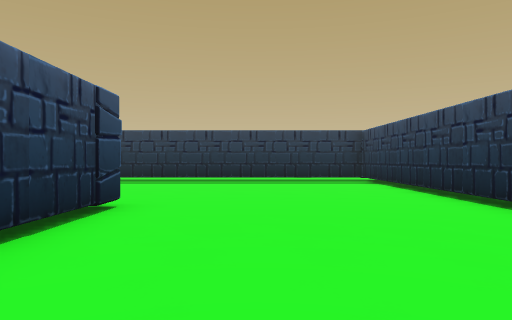
view 1 (above)

18 first-person views from a walk through a 3-D level made in the Godot game engine. The camera is 1.4 m above the floor, looks level and sees 70° across. The floor is counted in squares, 2 m on a side. Each view is taken from the middle of a square. On the plan, view 1 faces up. The plan holds only what a view shows up to about 11 squares ahead; the rest is blank. The place goes on beyond the plan. Flat picture figures and markers are not drawn. Some surface patterns are stand-ins.

view 2
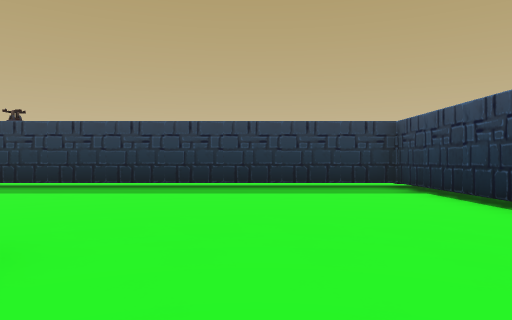

view 3
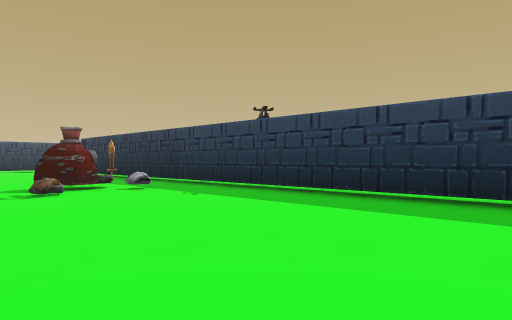

view 4
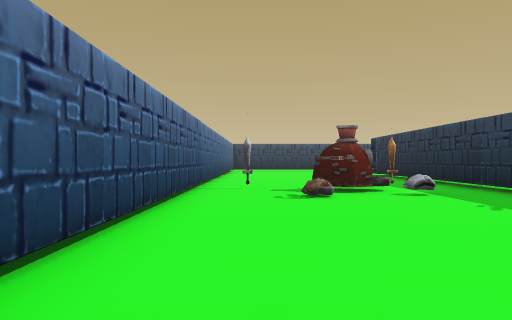

view 5
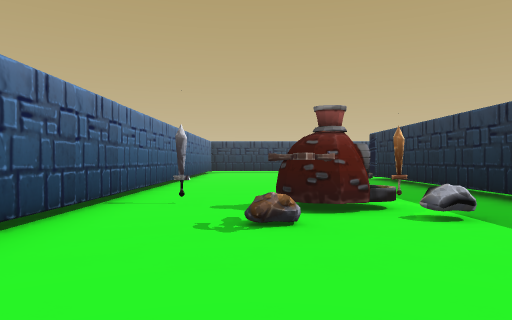

view 6
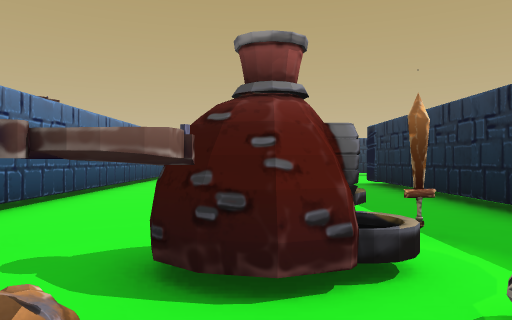

view 7
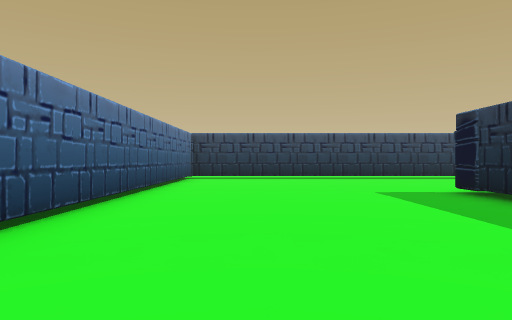

view 8
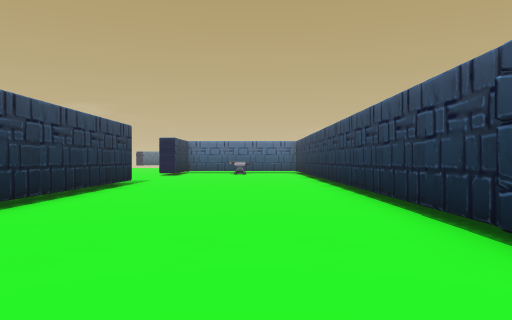

view 9
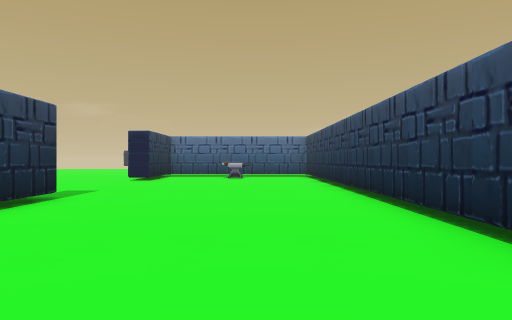

view 10
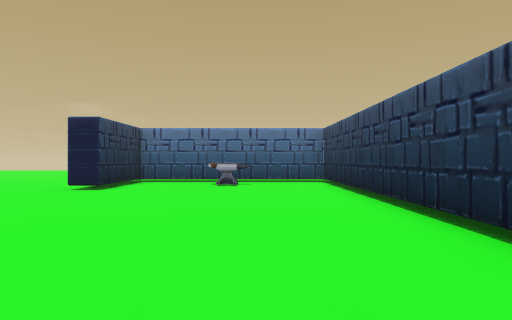

view 11
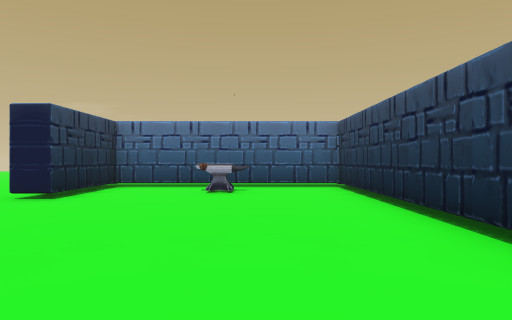

view 12
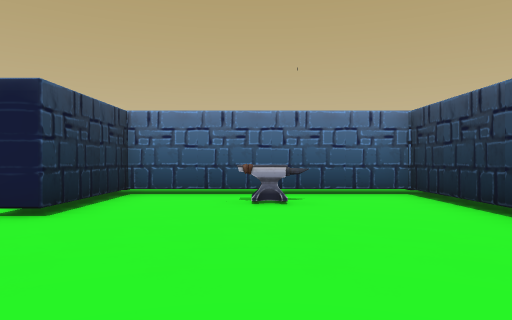

view 13
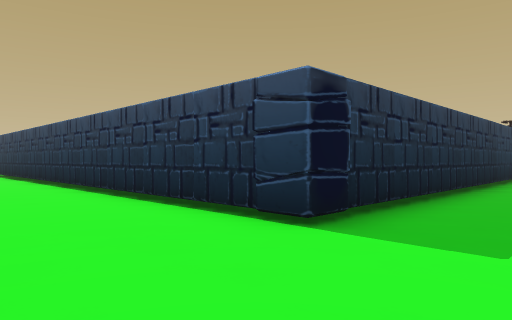

view 14
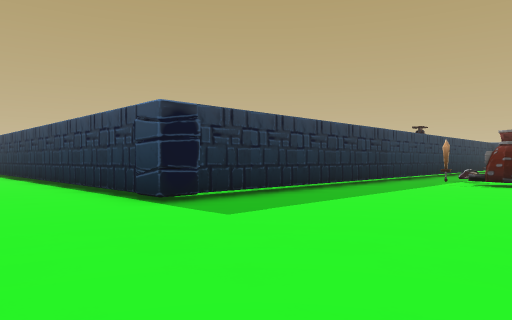

view 15
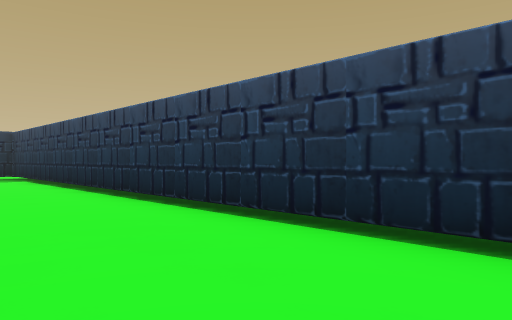

view 16
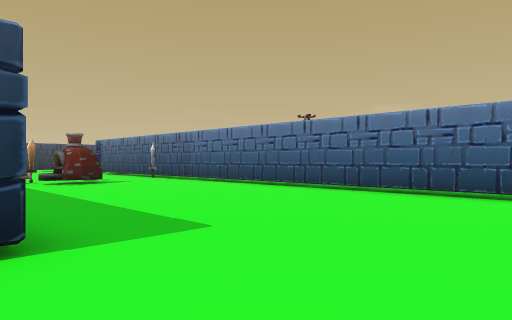

view 17
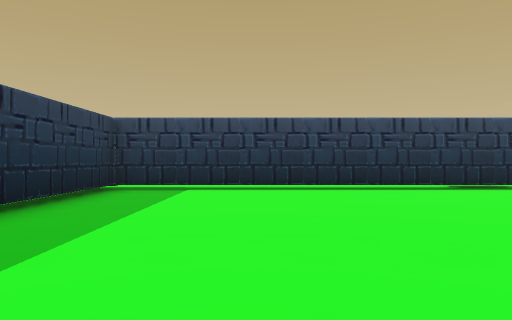

view 18
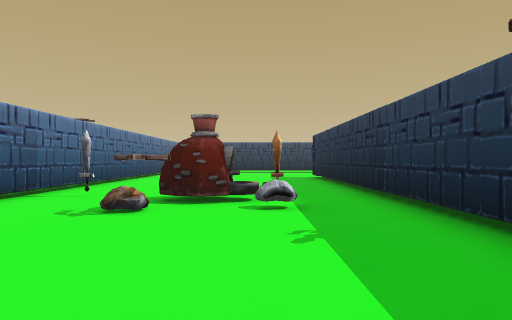

### Floor plan
Key: @ floor where view 1 was taken; # wall or solid block; . floor; P pillar; T thing the floor can be seen under or through; S sword; A anvil; O other object.
Columns run from 21 left of view 1 to 4 right of it. Each row starts with its distance up from view 1.
 23   .#
 22  ..#
 21  ..#
 20  ..#
 19  ..#
 18  ..#
 17 ...#
 16 ...#
 15  ..#
 14 ...#          ............
 13 ...#P#########TTTTTTTTTTTP
 12 .........................#
 11 .........................#
 10 ...........S#O...........#
  9 ...........###...........#
  8 .............O...........#
  7 ...........S.............#
  6 .........................#
  5 ##################P#.....#
  4   ......           #.....#
  3                    #.....
  2                    #.....#
  1                    #.....#
  0                    #.@...#
 -1                    #.....#
 -2                    #.....#
 -3                    #......
 -4                    #......
 -5                    #......
 -6                    #......
 -7                    #......
 -8                    #......
 -9                    #.....#
-10                    #.AA..#
-11                    #.....#
-12                   P#TTTTTO
-13                    .......

Positions as (right, up) in squares from view 1, and headings:
1: (0, 0), facing up
2: (0, 3), facing up
3: (0, 6), facing up-left
4: (-1, 7), facing left
5: (-4, 8), facing left
6: (-7, 9), facing left
7: (-10, 8), facing left
8: (0, 8), facing down
9: (0, 4), facing down
10: (0, 0), facing down
11: (0, -2), facing down
12: (1, -4), facing down
13: (-21, 10), facing up-right
14: (-21, 7), facing up-right
15: (-21, 14), facing up-right
16: (-21, 13), facing down-right
17: (-5, 9), facing right
18: (-3, 10), facing left
